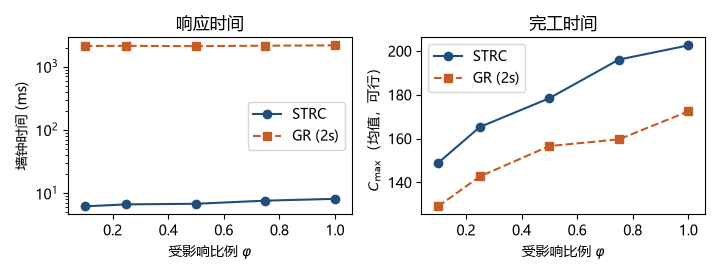

Source code (Python):
"""STRC 扰动规模对照图:读 STRC/experiments/scale_compare/scale_compare.csv。"""
from __future__ import annotations

import csv
import os
from collections import defaultdict

import matplotlib

matplotlib.use("Agg")
import matplotlib.pyplot as plt  # noqa: E402

HERE = os.path.dirname(os.path.abspath(__file__))
CSV = os.path.abspath(os.path.join(
    HERE, "..", "..", "STRC_new", "experiments", "expanded", "scale_compare.csv"))
# fallback to older two-seed file
CSV_FALLBACK = os.path.abspath(os.path.join(
    HERE, "..", "..", "STRC_new", "experiments", "scale_compare", "scale_compare.csv"))
OUT = os.path.join(HERE, "fig_strc_scale_CN_new")

from _cjk_mpl import setup_cjk

setup_cjk()


def main() -> None:
    path = CSV if os.path.isfile(CSV) else CSV_FALLBACK
    rows = list(csv.DictReader(open(path, encoding="utf-8")))
    # prefer congested instance for the paper figure
    if any("strc_wall_ms" in r for r in rows):
        rows = [r for r in rows if r.get("instance") == "congested_8x4x4"]
        t_key, c_key = "strc_wall_ms", "strc_makespan"
        t1_key, c1_key = "r0_wall_ms", "r0_makespan"
        f_key, f1_key = "strc_feasible", "r0_feasible"
    else:
        t_key, c_key = "p04_wall_ms", "p04_makespan"
        t1_key, c1_key = "p01_wall_ms", "p01_makespan"
        f_key, f1_key = "p04_feasible", "p01_feasible"

    by = defaultdict(list)
    for r in rows:
        by[float(r["phi"])].append(r)

    phis = sorted(by)
    p04_t, p01_t, p04_c, p01_c = [], [], [], []
    for phi in phis:
        rs = by[phi]
        p04_t.append(sum(float(r[t_key]) for r in rs) / len(rs))
        p01_t.append(sum(float(r[t1_key]) for r in rs) / len(rs))
        p04_c.append(sum(float(r[c_key]) for r in rs if r[f_key] == "True")
                     / max(1, sum(1 for r in rs if r[f_key] == "True")))
        p01_c.append(sum(float(r[c1_key]) for r in rs if r[f1_key] == "True")
                     / max(1, sum(1 for r in rs if r[f1_key] == "True")))

    fig, axes = plt.subplots(1, 2, figsize=(7.2, 2.75))
    ax = axes[0]
    ax.plot(phis, p04_t, "o-", label=r"STRC", color="#1f4e79")
    ax.plot(phis, p01_t, "s--", label=r"GR (2s)", color="#c45c26")
    ax.set_xlabel(r"受影响比例 $\varphi$")
    ax.set_ylabel("墙钟时间 (ms)")
    ax.set_yscale("log")
    ax.set_xlim(min(phis) - 0.06, max(phis) + 0.06)
    ax.legend(loc="center right")
    ax.set_title("响应时间")

    ax = axes[1]
    ax.plot(phis, p04_c, "o-", label=r"STRC", color="#1f4e79")
    ax.plot(phis, p01_c, "s--", label=r"GR (2s)", color="#c45c26")
    ax.set_xlabel(r"受影响比例 $\varphi$")
    ax.set_ylabel(r"$C_{\max}$（均值，可行）")
    ax.set_xlim(min(phis) - 0.06, max(phis) + 0.06)
    ax.legend(loc="upper left")
    ax.set_title("完工时间")

    fig.tight_layout()
    fig.savefig(OUT + ".pdf")
    fig.savefig(OUT + ".png")
    print("wrote", OUT + ".pdf")


if __name__ == "__main__":
    main()
